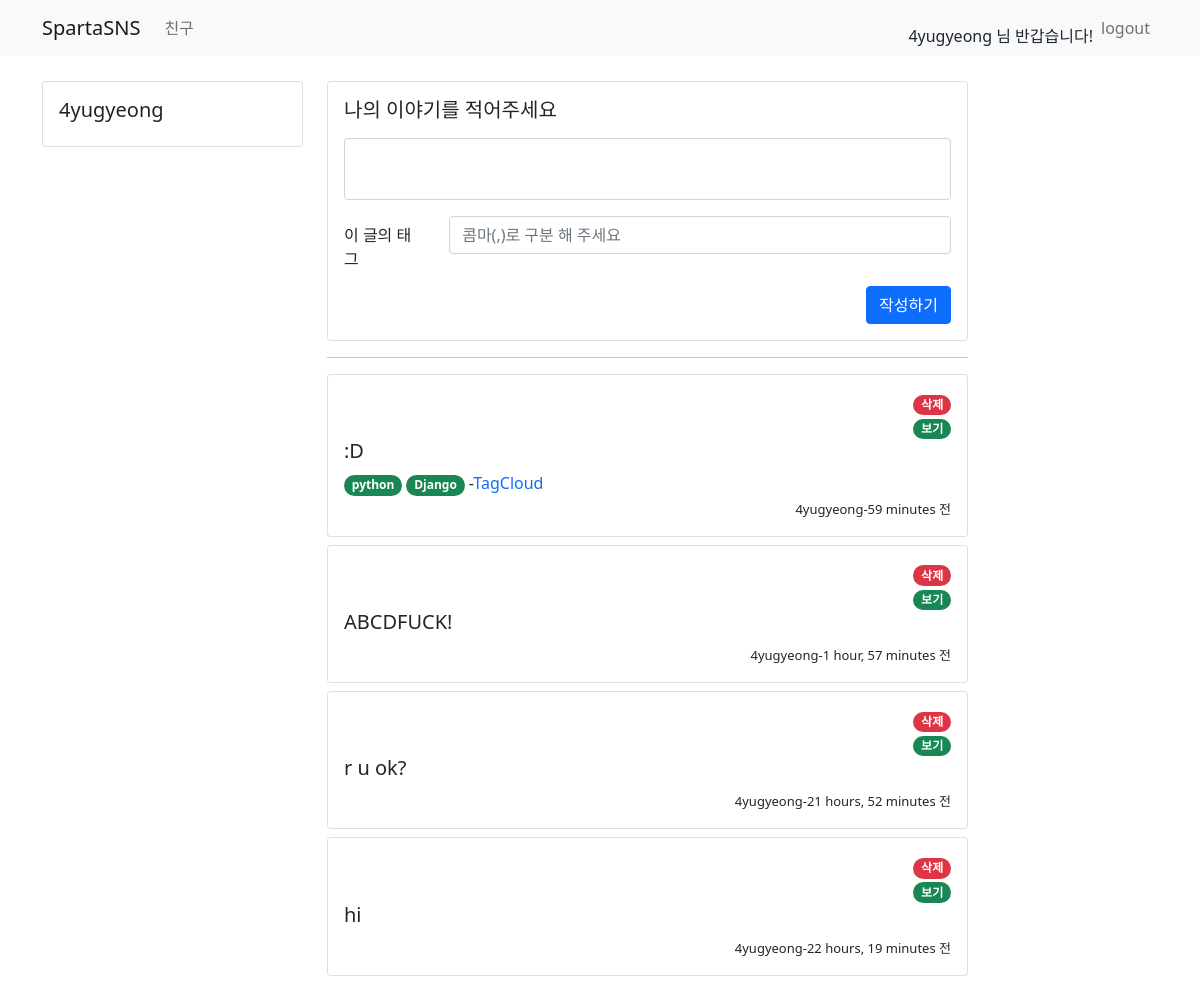
/tweet/ (signed in), run on the app's committed database.
### user/models.py (models this page shows)
class UserModel(AbstractUser):
    class Meta:
        db_table = "my_user"
    bio = models.CharField(max_length=256, default='')
    follow = models.ManyToManyField(settings.AUTH_USER_MODEL, related_name='followee')

### tweet/models.py (models this page shows)
class TweetModel(models.Model):
    class Meta:
        db_table = "tweet"
    author = models.ForeignKey(UserModel, on_delete=models.CASCADE)
    content = models.CharField(max_length=256)
    tags = TaggableManager(blank=True)
    created_at = models.DateTimeField(auto_now_add=True)
    updated_at = models.DateTimeField(auto_now=True)

### tweet/views.py (the view, shortened to what this page needs)
# urls.py: path('', include('tweet.urls')),
def tweet(request):
    if request.method == 'GET':     # 보여지는 것이니까 GET!
        user = request.user.is_authenticated
        if user:
            all_tweet = TweetModel.objects.all().order_by('-created_at')
            return render(request, 'tweet/home.html', {'tweet': all_tweet})     # 딕셔너리 형태로 tweet 넘겨줌!
        else:
            return redirect('/sign-in')

### templates/tweet/home.html (shortened to what this page needs)
{% extends 'base.html' %}
{% block content %}
    <div class="container timeline-container">
        <div class="row">
            <div class="col-md-3">
                <div class="card">
                    <div class="card-body">
                        <h5 class="card-title"> {{ user.username }} </h5>
                    </div>
                </div>
            </div>
            <div class="col-md-7">
                <div class="row mb-2">
                    <div class="col-md-12">
                        <div class="card">
                            <div class="card-body">
                                <div class="media">
                                    <div class="media-body">
                                        <h5 class="mt-0">나의 이야기를 적어주세요</h5>
                                        <p>
                                        <form action="/tweet/" method="post">
                                            <div class="form-group mb-2">
                                                <textarea class="form-control" style="resize: none" name='my-content' id="my-content"></textarea>
                                                <div class="mt-3 row">
                                                    <label for="tag"
                                                           class="col-sm-2 col-form-label">이 글의 태그</label>
                                                    <div class="col-sm-10">
                                                        <input type="text" class="form-control" name="tag" id="tag"
                                                               placeholder="콤마(,)로 구분 해 주세요">
                                                    </div>
                                                </div>
                                            </div>
                                            <button type="submit" class="btn btn-primary" style="float:right;">작성하기</button>
                                        </form>
                                        </p>
                                    </div>
                                </div>
                            </div>
                        </div>
                    </div>
                </div>
                <hr>
                <div class="row">
                    {% for tw in tweet %}
                        <div class="col-md-12 mb-2">
                            <div class="card">
                                <div class="card-body">
                                    {% if tw.author == user %}
                                        <div style="text-align: right">
                                            <a href="/tweet/delete/{{ tw.id }}">
                                                <span class="badge rounded-pill bg-danger">삭제</span>
                                            </a>
                                        </div>
                                        {% endif %}
										<div style="text-align: right">
										    <a href="/tweet/{{ tw.id }}">
										        <span class="badge rounded-pill bg-success">보기</span>
										    </a>
										</div>
                                    <div class="media">
                                        <div class="media-body">
                                            <h5 class="mt-0">{{ tw.content }}</h5>
                                            {% if tw.tags.all %}
                                                {% for tag in tw.tags.all %}
                                                    <a style="text-decoration: none"
                                                       href="{% url 'tagged_object_list' tag.name %}">
                                                    <span class="badge rounded-pill bg-success">
                                                        {{ tag.name }}
                                                    </span>
                                                    </a>
                                                {% endfor %}
                                                -<a style="text-decoration: none"
                                                    href="{% url 'tag_cloud' %}">TagCloud</a>
                                            {% endif %}
                                        </div>
                                        <div style="text-align: right">
                                            <span style="font-size: small">{{ tw.author.username }}-{{ tw.created_at|timesince }} 전</span>
                                        </div>
                                    </div>
                                </div>
                            </div>
                        </div>
                    {% endfor %}
                </div>
            </div>
            <div class="col-md-2"></div>
        </div>
    </div>
{% endblock %}

### templates/base.html (shortened to what this page needs)
<!DOCTYPE html>
<html lang="en">
<head>
    <link href="https://cdn.jsdelivr.net/npm/bootstrap@5.0.0-beta3/dist/css/bootstrap.min.css" rel="stylesheet"
>
</head>
<body>
<nav class="navbar navbar-expand-lg navbar-light bg-light">
    <div class="container">
        <a class="navbar-brand" href="/">SpartaSNS</a>
            {% if user.is_authenticated %}
            <div class="collapse navbar-collapse" id="navbarSupportedContent">
                <ul class="navbar-nav mr-auto">
                    <li class="nav-item active">
                        <a class="nav-link" href="/user"> 친구 </a>
                    </li>
                </ul>
            </div>
            {% endif %}
        <form class="form-inline my-2 my-lg-0">
            {% if not user.is_authenticated %}
                <ul class="navbar-nav mr-auto">
                    <li class="nav-item active">
                        <a class="nav-link" href="/sign-in"> Sign In <span class="sr-only"></span></a>
                    </li>
                    <li class="nav-item active">
                        <a class="nav-link" href="/sign-up"> Sign Up <span class="sr-only"></span></a>
                    </li>
                </ul>
            {% else %}
                <ul class="navbar-nav mr-auto">
                    <li class="nav-item disabled">
                        <span class="nav-link"></span>
                        {{ user.username }} 님 반갑습니다!
                    </li>
                    <li class="nav-item active">
                        <a class="nav-link" href="/logout"> logout </a>
                    </li>
                </ul>
            {% endif %}
        </form>
    </div>
</nav>
{% block content %}
{% endblock %}
</body>
</html>

### templates/base.html (style rules this page uses)
.timeline-container { margin-top: 25px }

### data on the page
UserModel: username "4yugyeong"
TweetModel: content ":D", author.username "4yugyeong", created_at "59 minutes"
Tag: name "python"
Tag: name "Django"
TweetModel: content "ABCDFUCK!", author.username "4yugyeong", created_at "1 hour, 57 minutes"
TweetModel: content "r u ok?", author.username "4yugyeong", created_at "21 hours, 52 minutes"
TweetModel: content "hi", author.username "4yugyeong", created_at "22 hours, 19 minutes"
